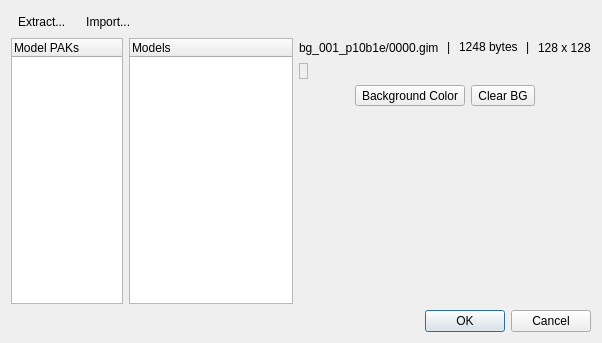
<?xml version="1.0" encoding="UTF-8"?>
<ui version="4.0">
 <class>ModelEditor</class>
 <widget class="QDialog" name="ModelEditor">
  <property name="geometry">
   <rect>
    <x>0</x>
    <y>0</y>
    <width>580</width>
    <height>343</height>
   </rect>
  </property>
  <property name="windowTitle">
   <string>Model Editor</string>
  </property>
  <property name="windowIcon">
   <iconset resource="../res/icons.qrc">
    <normaloff>:/monokuma-green.png</normaloff>:/monokuma-green.png</iconset>
  </property>
  <layout class="QVBoxLayout" name="verticalLayout">
   <item>
    <layout class="QHBoxLayout" name="horizontalLayout_2">
     <property name="spacing">
      <number>0</number>
     </property>
     <item>
      <widget class="QToolButton" name="btnExtract">
       <property name="sizePolicy">
        <sizepolicy hsizetype="Fixed" vsizetype="Fixed">
         <horstretch>0</horstretch>
         <verstretch>0</verstretch>
        </sizepolicy>
       </property>
       <property name="text">
        <string>Extract...  </string>
       </property>
       <property name="popupMode">
        <enum>QToolButton::InstantPopup</enum>
       </property>
       <property name="toolButtonStyle">
        <enum>Qt::ToolButtonTextOnly</enum>
       </property>
       <property name="autoRaise">
        <bool>true</bool>
       </property>
      </widget>
     </item>
     <item>
      <widget class="QToolButton" name="btnImport">
       <property name="sizePolicy">
        <sizepolicy hsizetype="Minimum" vsizetype="Fixed">
         <horstretch>0</horstretch>
         <verstretch>0</verstretch>
        </sizepolicy>
       </property>
       <property name="text">
        <string>Import...  </string>
       </property>
       <property name="popupMode">
        <enum>QToolButton::InstantPopup</enum>
       </property>
       <property name="toolButtonStyle">
        <enum>Qt::ToolButtonTextOnly</enum>
       </property>
       <property name="autoRaise">
        <bool>true</bool>
       </property>
       <property name="arrowType">
        <enum>Qt::NoArrow</enum>
       </property>
      </widget>
     </item>
     <item>
      <spacer name="horizontalSpacer">
       <property name="orientation">
        <enum>Qt::Horizontal</enum>
       </property>
       <property name="sizeType">
        <enum>QSizePolicy::Expanding</enum>
       </property>
       <property name="sizeHint" stdset="0">
        <size>
         <width>40</width>
         <height>20</height>
        </size>
       </property>
      </spacer>
     </item>
    </layout>
   </item>
   <item>
    <layout class="QHBoxLayout" name="horizontalLayout">
     <item>
      <widget class="QTreeWidget" name="treePaks">
       <property name="sizePolicy">
        <sizepolicy hsizetype="Preferred" vsizetype="Expanding">
         <horstretch>0</horstretch>
         <verstretch>0</verstretch>
        </sizepolicy>
       </property>
       <property name="minimumSize">
        <size>
         <width>112</width>
         <height>0</height>
        </size>
       </property>
       <property name="maximumSize">
        <size>
         <width>112</width>
         <height>16777215</height>
        </size>
       </property>
       <property name="alternatingRowColors">
        <bool>true</bool>
       </property>
       <property name="indentation">
        <number>15</number>
       </property>
       <property name="rootIsDecorated">
        <bool>false</bool>
       </property>
       <property name="uniformRowHeights">
        <bool>true</bool>
       </property>
       <property name="animated">
        <bool>false</bool>
       </property>
       <column>
        <property name="text">
         <string notr="true">Model PAKs</string>
        </property>
       </column>
      </widget>
     </item>
     <item>
      <widget class="QTreeWidget" name="treeModels">
       <property name="minimumSize">
        <size>
         <width>164</width>
         <height>0</height>
        </size>
       </property>
       <property name="maximumSize">
        <size>
         <width>164</width>
         <height>16777215</height>
        </size>
       </property>
       <property name="alternatingRowColors">
        <bool>true</bool>
       </property>
       <property name="indentation">
        <number>15</number>
       </property>
       <property name="uniformRowHeights">
        <bool>true</bool>
       </property>
       <column>
        <property name="text">
         <string>Models</string>
        </property>
       </column>
      </widget>
     </item>
     <item>
      <layout class="QVBoxLayout" name="verticalLayout_2">
       <item>
        <layout class="QHBoxLayout" name="horizontalLayout_5">
         <property name="spacing">
          <number>8</number>
         </property>
         <item>
          <widget class="QLabel" name="lblTexName">
           <property name="sizePolicy">
            <sizepolicy hsizetype="Maximum" vsizetype="Maximum">
             <horstretch>0</horstretch>
             <verstretch>0</verstretch>
            </sizepolicy>
           </property>
           <property name="minimumSize">
            <size>
             <width>0</width>
             <height>19</height>
            </size>
           </property>
           <property name="text">
            <string>bg_001_p10b1e/0000.gim</string>
           </property>
          </widget>
         </item>
         <item>
          <widget class="QLabel" name="label_5">
           <property name="sizePolicy">
            <sizepolicy hsizetype="Maximum" vsizetype="Maximum">
             <horstretch>0</horstretch>
             <verstretch>0</verstretch>
            </sizepolicy>
           </property>
           <property name="text">
            <string>|</string>
           </property>
          </widget>
         </item>
         <item>
          <widget class="QLabel" name="lblTexSize">
           <property name="sizePolicy">
            <sizepolicy hsizetype="Maximum" vsizetype="Maximum">
             <horstretch>0</horstretch>
             <verstretch>0</verstretch>
            </sizepolicy>
           </property>
           <property name="text">
            <string>1248 bytes</string>
           </property>
          </widget>
         </item>
         <item>
          <widget class="QLabel" name="label_6">
           <property name="sizePolicy">
            <sizepolicy hsizetype="Maximum" vsizetype="Maximum">
             <horstretch>0</horstretch>
             <verstretch>0</verstretch>
            </sizepolicy>
           </property>
           <property name="text">
            <string>|</string>
           </property>
          </widget>
         </item>
         <item>
          <widget class="QLabel" name="lblTexRes">
           <property name="sizePolicy">
            <sizepolicy hsizetype="Maximum" vsizetype="Maximum">
             <horstretch>0</horstretch>
             <verstretch>0</verstretch>
            </sizepolicy>
           </property>
           <property name="minimumSize">
            <size>
             <width>0</width>
             <height>19</height>
            </size>
           </property>
           <property name="text">
            <string>128 x 128</string>
           </property>
          </widget>
         </item>
        </layout>
       </item>
       <item>
        <widget class="QLabel" name="lblTexture">
         <property name="sizePolicy">
          <sizepolicy hsizetype="Maximum" vsizetype="Maximum">
           <horstretch>0</horstretch>
           <verstretch>0</verstretch>
          </sizepolicy>
         </property>
         <property name="autoFillBackground">
          <bool>false</bool>
         </property>
         <property name="styleSheet">
          <string notr="true"/>
         </property>
         <property name="frameShape">
          <enum>QFrame::StyledPanel</enum>
         </property>
         <property name="frameShadow">
          <enum>QFrame::Sunken</enum>
         </property>
         <property name="text">
          <string/>
         </property>
         <property name="alignment">
          <set>Qt::AlignCenter</set>
         </property>
        </widget>
       </item>
       <item>
        <layout class="QHBoxLayout" name="horizontalLayout_3">
         <item>
          <spacer name="horizontalSpacer_2">
           <property name="orientation">
            <enum>Qt::Horizontal</enum>
           </property>
           <property name="sizeHint" stdset="0">
            <size>
             <width>40</width>
             <height>20</height>
            </size>
           </property>
          </spacer>
         </item>
         <item>
          <widget class="QToolButton" name="btnBGColor">
           <property name="text">
            <string>Background Color</string>
           </property>
           <property name="popupMode">
            <enum>QToolButton::InstantPopup</enum>
           </property>
           <property name="toolButtonStyle">
            <enum>Qt::ToolButtonTextOnly</enum>
           </property>
           <property name="autoRaise">
            <bool>false</bool>
           </property>
          </widget>
         </item>
         <item>
          <widget class="QToolButton" name="btnClearBG">
           <property name="text">
            <string>Clear BG</string>
           </property>
          </widget>
         </item>
         <item>
          <spacer name="horizontalSpacer_3">
           <property name="orientation">
            <enum>Qt::Horizontal</enum>
           </property>
           <property name="sizeHint" stdset="0">
            <size>
             <width>40</width>
             <height>20</height>
            </size>
           </property>
          </spacer>
         </item>
        </layout>
       </item>
       <item>
        <spacer name="verticalSpacer">
         <property name="orientation">
          <enum>Qt::Vertical</enum>
         </property>
         <property name="sizeHint" stdset="0">
          <size>
           <width>20</width>
           <height>40</height>
          </size>
         </property>
        </spacer>
       </item>
      </layout>
     </item>
    </layout>
   </item>
   <item>
    <widget class="QDialogButtonBox" name="buttonBox">
     <property name="orientation">
      <enum>Qt::Horizontal</enum>
     </property>
     <property name="standardButtons">
      <set>QDialogButtonBox::Cancel|QDialogButtonBox::Ok</set>
     </property>
    </widget>
   </item>
  </layout>
  <action name="actionExtractAll">
   <property name="text">
    <string>All</string>
   </property>
  </action>
  <action name="actionExtractSelected">
   <property name="text">
    <string>Selected</string>
   </property>
   <property name="toolTip">
    <string>Extract Selected</string>
   </property>
  </action>
  <action name="actionExtractUnique">
   <property name="text">
    <string>Unique</string>
   </property>
  </action>
  <action name="actionImportTexture">
   <property name="text">
    <string>Texture</string>
   </property>
  </action>
  <action name="actionImportGMO">
   <property name="text">
    <string>GMO Folder</string>
   </property>
  </action>
  <action name="actionImportFull">
   <property name="text">
    <string>Full</string>
   </property>
  </action>
 </widget>
 <tabstops>
  <tabstop>btnExtract</tabstop>
  <tabstop>btnImport</tabstop>
  <tabstop>treePaks</tabstop>
  <tabstop>treeModels</tabstop>
  <tabstop>btnBGColor</tabstop>
  <tabstop>btnClearBG</tabstop>
  <tabstop>buttonBox</tabstop>
 </tabstops>
 <resources>
  <include location="../res/icons.qrc"/>
 </resources>
 <connections>
  <connection>
   <sender>buttonBox</sender>
   <signal>accepted()</signal>
   <receiver>ModelEditor</receiver>
   <slot>accept()</slot>
   <hints>
    <hint type="sourcelabel">
     <x>413</x>
     <y>323</y>
    </hint>
    <hint type="destinationlabel">
     <x>295</x>
     <y>312</y>
    </hint>
   </hints>
  </connection>
  <connection>
   <sender>buttonBox</sender>
   <signal>rejected()</signal>
   <receiver>ModelEditor</receiver>
   <slot>reject()</slot>
   <hints>
    <hint type="sourcelabel">
     <x>514</x>
     <y>324</y>
    </hint>
    <hint type="destinationlabel">
     <x>455</x>
     <y>310</y>
    </hint>
   </hints>
  </connection>
  <connection>
   <sender>btnBGColor</sender>
   <signal>clicked()</signal>
   <receiver>ModelEditor</receiver>
   <slot>set_background_color()</slot>
   <hints>
    <hint type="sourcelabel">
     <x>452</x>
     <y>106</y>
    </hint>
    <hint type="destinationlabel">
     <x>356</x>
     <y>239</y>
    </hint>
   </hints>
  </connection>
  <connection>
   <sender>btnClearBG</sender>
   <signal>clicked()</signal>
   <receiver>ModelEditor</receiver>
   <slot>clear_background_color()</slot>
   <hints>
    <hint type="sourcelabel">
     <x>512</x>
     <y>106</y>
    </hint>
    <hint type="destinationlabel">
     <x>458</x>
     <y>222</y>
    </hint>
   </hints>
  </connection>
  <connection>
   <sender>treePaks</sender>
   <signal>currentItemChanged(QTreeWidgetItem*,QTreeWidgetItem*)</signal>
   <receiver>ModelEditor</receiver>
   <slot>model_pak_selected(QTreeWidgetItem*)</slot>
   <hints>
    <hint type="sourcelabel">
     <x>81</x>
     <y>96</y>
    </hint>
    <hint type="destinationlabel">
     <x>345</x>
     <y>29</y>
    </hint>
   </hints>
  </connection>
  <connection>
   <sender>treeModels</sender>
   <signal>currentItemChanged(QTreeWidgetItem*,QTreeWidgetItem*)</signal>
   <receiver>ModelEditor</receiver>
   <slot>texture_selected(QTreeWidgetItem*)</slot>
   <hints>
    <hint type="sourcelabel">
     <x>213</x>
     <y>89</y>
    </hint>
    <hint type="destinationlabel">
     <x>445</x>
     <y>43</y>
    </hint>
   </hints>
  </connection>
 </connections>
 <slots>
  <slot>set_background_color()</slot>
  <slot>clear_background_color()</slot>
  <slot>model_pak_selected(QTreeWidgetItem*)</slot>
  <slot>texture_selected(QTreeWidgetItem*)</slot>
 </slots>
</ui>
